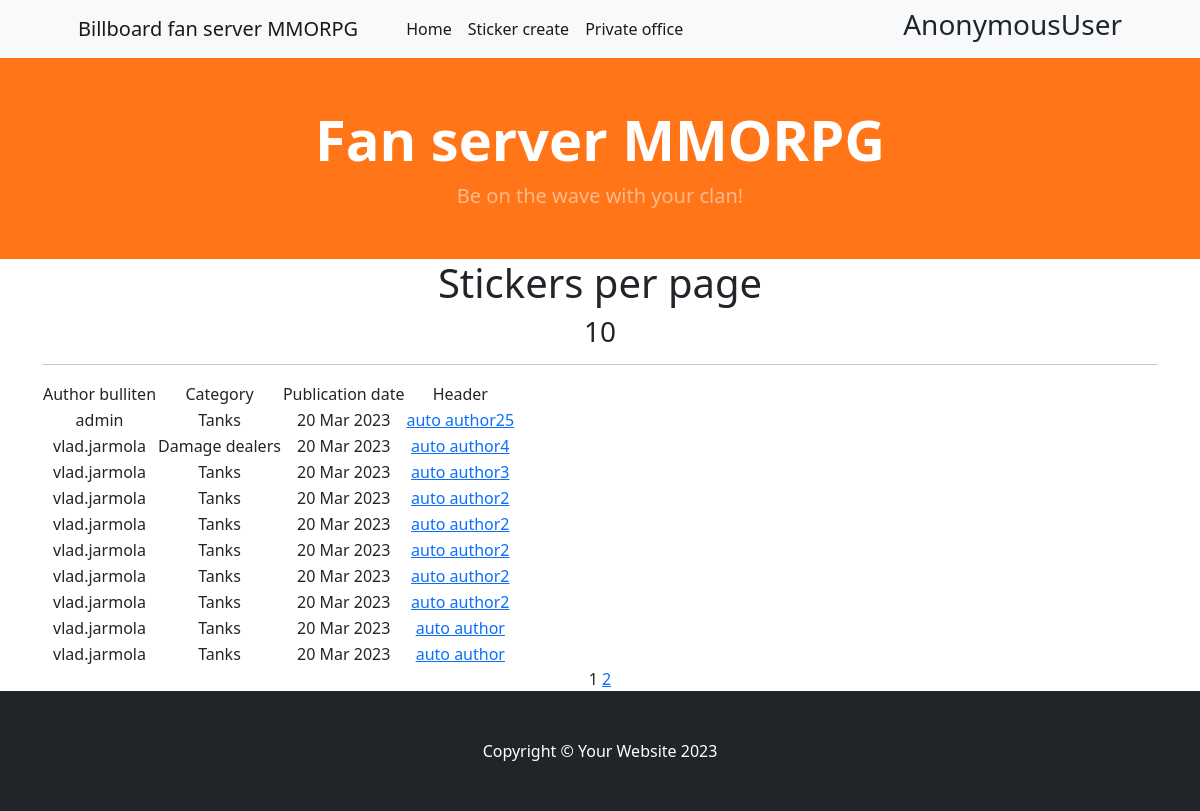
The page /stickers/ on the database its author committed.
### bulletin/models.py (models this page shows, shortened)
class Sticker(models.Model):
    author = models.ForeignKey(User, on_delete=models.CASCADE)
    TANK = 'Tanks'
    HEALER = 'Healers'
    DAMAGE_DEALER = 'Damage dealers'
    TRADER = 'Traders'
    GUILD_MASTER = 'Guild masters'
    QUEST_GIVER = 'Quest givers'
    SMITH = 'Smiths'
    TANNER = 'Tanners'
    POTION = 'Potions'
    SPELL_MASTER = 'Spell masters'
    CATEGORY_CHOICES = [
        (TANK, 'Tanks'),
        (HEALER, 'Healers'),
        (DAMAGE_DEALER, 'Damage dealers'),
        (TRADER, 'Traders'),
        (GUILD_MASTER, 'Guild masters'),
        (QUEST_GIVER, 'Quest givers'),
        (SMITH, 'Smiths'),
        (TANNER, 'Tanners'),
        (POTION, 'Potions'),
        (SPELL_MASTER, 'Spell masters')
    ]
    category = models.CharField(
        max_length=14,
        choices=CATEGORY_CHOICES,
        default=TANK,
    )
    datetime_of_creation = models.DateTimeField(auto_now_add=True)
    heading = models.CharField(max_length=127)
    text_upload = RichTextUploadingField(blank=True, null=True)

### bulletin/views.py (the view)
class StickerList(ListView):
    model = Sticker
    ordering = '-datetime_of_creation'
    template_name = 'bulletin/stickers.html'
    context_object_name = 'stickers'
    paginate_by = 10

### bulletin/templatetags/custom_tags.py (called while the page is built)
@register.simple_tag(takes_context=True)
def url_replace(context, **kwargs):
    d = context['request'].GET.copy()
    for k, v in kwargs.items():
        d[k] = v
    return d.urlencode()

### templates/bulletin/stickers.html (shortened to what this page needs)
{% extends 'flatpages/default.html' %}
{% load custom_tags %}
{% block content %}
<h1>Stickers per page</h1>
<h3>{{ stickers|length }}</h3>
<hr>
{% if stickers %}
       <table>
           <tr>
               <td>Author bulliten</td>
               <td>Category</td>
               <td>Publication date</td>
               <td>Header</td>
           </tr>
           {% for sticker in stickers %}
           <tr>
               <td>{{ sticker.author }}</td>
               <td>{{ sticker.category }}</td>
               <td>{{ sticker.datetime_of_creation|date:'d M Y' }}</td>
               <td> <a href="{% url 'sticker' pk=sticker.id %}"> {{ sticker.heading }} </a></td>
           </tr>
           {% endfor %}
       </table>
   {% else %}
       <h2>Stickers not find!</h2>
   {% endif %}
   {{ page_obj.number }}
   {% if page_obj.has_next %}
       <a href="?{% url_replace page=page_obj.next_page_number %}">{{ page_obj.next_page_number }}</a>
   {% endif %}
{% endblock content %}

### templates/flatpages/default.html (shortened to what this page needs)
<!DOCTYPE html>
<html lang="en">
    <head>
        {% load static %}
        <link href="{% static 'css/styles.css' %}" rel="stylesheet" />
    </head>
    <body>
        <nav class="navbar navbar-expand-lg navbar-light bg-light">
            <div class="container px-4 px-lg-5">
                <a class="navbar-brand" href="#!">Billboard fan server MMORPG</a>
                <div class="collapse navbar-collapse" id="navbarSupportedContent">
                    <ul class="navbar-nav me-auto mb-2 mb-lg-0 ms-lg-4">
                        <li class="nav-item"><a class="nav-link active" aria-current="page" href="{% url 'stickers' %}">Home</a></li>
                        <li class="nav-item"><a class="nav-link active" href="{% url 'sticker_create' %}">Sticker create</a></li>
                        <li class="nav-item"><a class="nav-link active" href="{% url 'private_list' %}">Private office</a></li>
                    </ul>
                </div>
                <h3> {{ request.user }} </h3>
            </div>
        </nav>
        <header class="py-5" style="background-color: #ff7518;>
            <div class="container px-4 px-lg-5 my-5">
                <div class="text-center text-white">
                    <h1 class="display-4 fw-bolder">Fan server MMORPG</h1>
                    <p class="lead fw-normal text-white-50 mb-0">Be on the wave with your clan!</p>
                </div>
        </header>
        <div class="container">
            <div class="row">
                <div class="col-lg-12 text-center">
                    {% block content %}{% endblock content %}
                </div>
            </div>
        </div>
        <footer class="py-5 bg-dark">
            <div class="container"><p class="m-0 text-center text-white">Copyright &copy; Your Website 2023</p></div>
        </footer>
    </body>
</html>

### rows shown on the page
Sticker: author "admin", category "Tanks", datetime_of_creation "20 Mar 2023", heading "auto author25"
Sticker: author "vlad.jarmola", category "Damage dealers", datetime_of_creation "20 Mar 2023", heading "auto author4"
Sticker: author "vlad.jarmola", category "Tanks", datetime_of_creation "20 Mar 2023", heading "auto author3"
Sticker: author "vlad.jarmola", category "Tanks", datetime_of_creation "20 Mar 2023", heading "auto author2"
Sticker: author "vlad.jarmola", category "Tanks", datetime_of_creation "20 Mar 2023", heading "auto author2"
Sticker: author "vlad.jarmola", category "Tanks", datetime_of_creation "20 Mar 2023", heading "auto author2"
Sticker: author "vlad.jarmola", category "Tanks", datetime_of_creation "20 Mar 2023", heading "auto author2"
Sticker: author "vlad.jarmola", category "Tanks", datetime_of_creation "20 Mar 2023", heading "auto author2"
Sticker: author "vlad.jarmola", category "Tanks", datetime_of_creation "20 Mar 2023", heading "auto author"
Sticker: author "vlad.jarmola", category "Tanks", datetime_of_creation "20 Mar 2023", heading "auto author"

### other values the page prints
{{ request.user }} "AnonymousUser"
{{ stickers|length }} "10"
{{ page_obj.number }} "1"
{{ page_obj.next_page_number }} "2"
